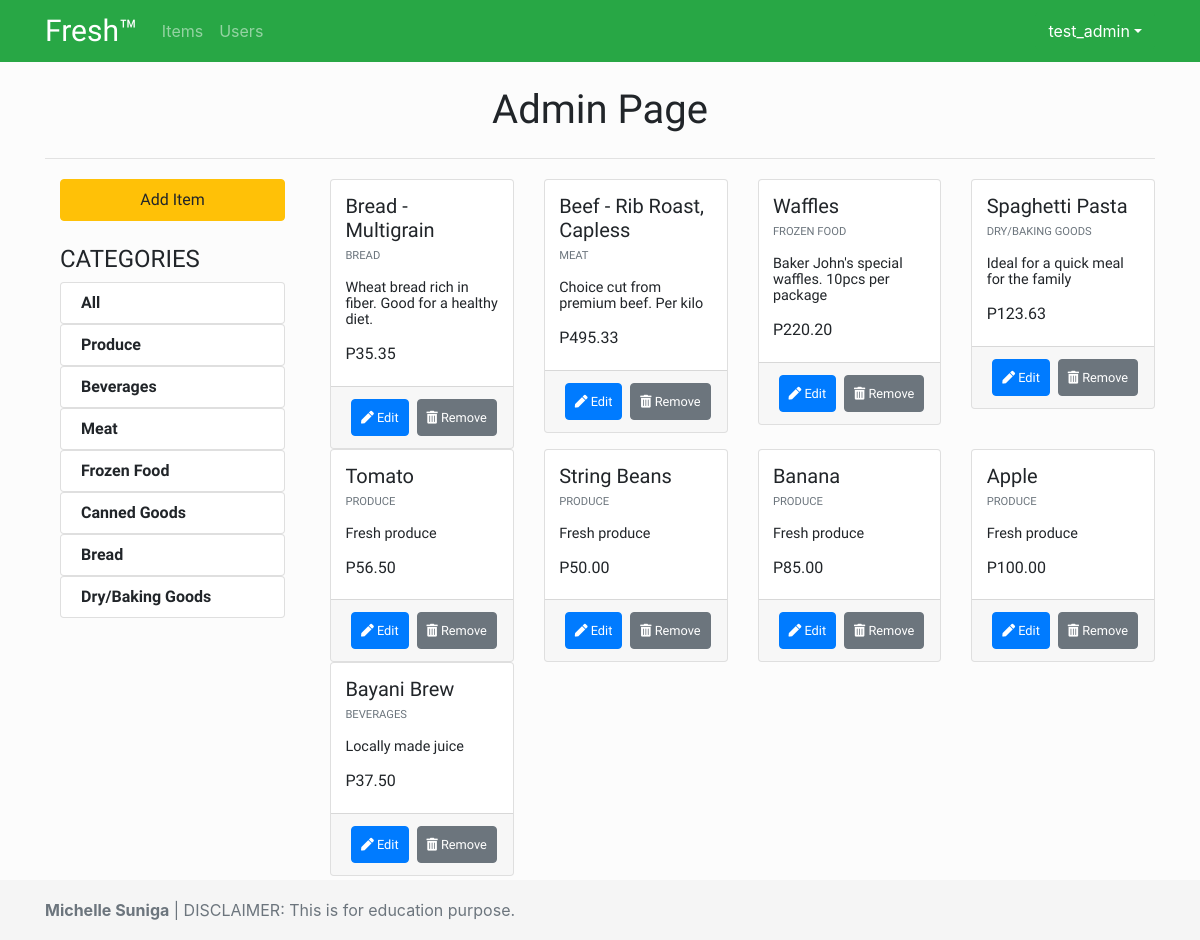
/app/views/items.php (signed in), run on the app's committed database.
### tables this page shows
CREATE TABLE `categories` (
  `id` int(11) NOT NULL,
  `name` varchar(255) NOT NULL
);

CREATE TABLE `items` (
  `id` int(11) NOT NULL,
  `name` varchar(255) NOT NULL,
  `price` decimal(18,2) NOT NULL,
  `image_path` varchar(255) DEFAULT NULL,
  `category_id` int(11) NOT NULL,
  `description` varchar(255) NOT NULL
);

### app/views/items.php (the view, shortened to what this page needs)
	<?php require_once "../partials/layout.php" ?>
	<?php
		function get_page_content() {
			if((isset($_SESSION['user'])) && $_SESSION['user']['roles_id'] == 1) {
			global $conn;
	?>
	<?php
		$sql1 = "SELECT * FROM categories";
		$sql2 = "SELECT items.id, items.price, items.description, items.image_path, items.name AS item_name, categories.name AS category_name FROM items JOIN categories ON (categories.id = items.category_id)";
		$categories = mysqli_query($conn, $sql1);
		$items = mysqli_query($conn, $sql2);
	 ?>
		<section id="products_list" class="pt-4" >
			<div class="container">
				<div class="row">
					<div class="col-12 text-center">
						<h1>Admin Page</h1>
					</div>
				</div>
				<hr>
				<div class="row py-1">
					<div class="col-md-3">
						<div class="col-12">
							<a id="addItemBtn" href="./new_item.php" class="btn btn-warning py-2 mb-4">Add Item</a>
						</div>
						<div class="col-12">
							<h2>Categories</h2>
						</div>
						<div class="col-12">
							<div id="categories_list">
								<ul class="list-group">
									<a href="admin_page.php?category=all">
										<li class="list-group-item">All</li>
									</a>
									<?php foreach ($categories as $category) { ?>
										<a href="admin_page.php?category=<?php echo $category['id']; ?>">
									<li class="list-group-item"><?php echo $category['name']; ?></li></a>
									<?php } ?>
								</ul>
							</div>
						</div>
					</div>
					<div class="col-md-9">
						<div class="">
							<div class="row flex-row flex-wrap">
								<?php foreach ($items as $item) { ?>
								<div class="col-6 col-md-3">
									<div class="card">
										<div class="card-body">
											<div class="card-title">
												<h5><?php echo $item['item_name']; ?></h5>
											</div>
											<div class="card-subtitle">
												<p class="text-muted"><?php echo $item['category_name']; ?></p>
											</div>
											<div class="card-text">
												<p class="">
												<?php echo $item['description']; ?>
												</p>
											</div>
											<h6>P<?php echo $item['price']; ?></h6>
										</div>
										<div class="card-footer">
											<form id="admin_controls" class="d-flex flex-row">
												<a href="edit_item.php?id=<?php echo $item['id']; ?>" class="btn btn-primary"><i class="fas fa-pen"></i> Edit</a>
												<a href="#" class="btn btn-secondary delete_item" data-id="<?php echo $item['id']; ?>"><i class="fas fa-trash-alt"></i> Remove</a>
											</form>
										</div>
									</div>
								</div>
								<?php } ?>
							</div>
						</div>
					</div>
				</div>
			</div>
		</section>
	<?php
	} else {
		header("Location: ./error.php");
	}?>
<?php }?>

### app/assets/css/style.css (style rules this page uses)
* { margin: 0; padding: 0; box-sizing: border-box; }
html { position: relative; min-height: 100%; }
body { margin-bottom: 60px; background: #fcfcfc; line-height: 1rem; }
p { font-size: 1.4em; }
a, a:hover, a:focus { color: inherit; text-decoration: none; }
.card { max-width: 100%; }
.card p { font-size: 0.9rem; }
.card-body { min-height: 100%; padding: 0.9rem; }
.card-subtitle p { text-transform: uppercase; font-size: 0.7rem; }
#categories_list { text-transform: capitalize; font-weight: 700; }
#products_list h2 { font-size: 1.5em; text-transform: uppercase; }
#admin_controls a { font-size: 0.8em; padding: 0.6em 0.7em; }
#admin_controls a:last-child { margin-left: 8px; }
#addItemBtn { width: 100%; }

### data on the page
categories: name "Produce"
categories: name "Beverages"
categories: name "Meat"
categories: name "Frozen Food"
categories: name "Canned Goods"
categories: name "Bread"
categories: name "Dry/Baking Goods"
items: name "Bread - Multigrain", category.name "BREAD", description "Wheat bread rich in fiber. Good for a healthy diet.", price "35.35"
items: name "Beef - Rib Roast, Capless", category.name "MEAT", description "Choice cut from premium beef. Per kilo", price "495.33"
items: name "Waffles", category.name "FROZEN FOOD", description "Baker John's special waffles. 10pcs per package", price "220.20"
items: name "Spaghetti Pasta", category.name "DRY/BAKING GOODS", description "Ideal for a quick meal for the family", price "123.63"
items: name "Tomato", category.name "PRODUCE", description "Fresh produce", price "56.50"
items: name "String Beans", category.name "PRODUCE", description "Fresh produce", price "50.00"
items: name "Banana", category.name "PRODUCE", description "Fresh produce", price "85.00"
items: name "Apple", category.name "PRODUCE", description "Fresh produce", price "100.00"
items: name "Bayani Brew", category.name "BEVERAGES", description "Locally made juice", price "37.50"

### other printed values
$_SESSION['user']['username'] "test_admin"
